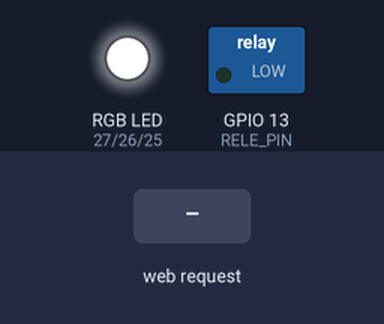
A sketch run on a simulated ESP32. On the bench: switched loads named in the sketch (green lamp = pin HIGH), an RGB LED mixed from three pins (HIGH = lit). The test bench sets the inputs (shaded band). WiFi joins after 1.5 s; servers stay silent unless stated; what the sketch prints to the serial monitor is not drawn.

Above: at 3.7 s.
3.8 s: HTTP request GET /rele?estado=1 received
At 4.1 s:
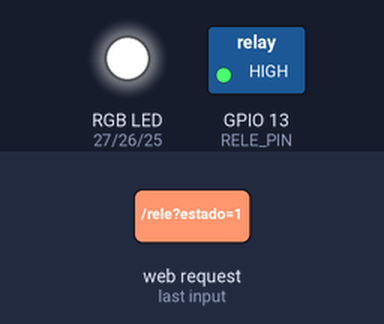
5.3 s: HTTP request GET /rgb?estado=1&r=1&g=1 received
At 6.4 s:
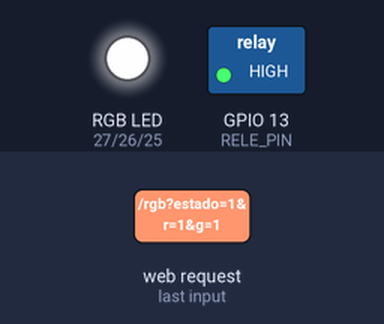
6.8 s: HTTP request GET /rele?estado=0 received
At 7.5 s:
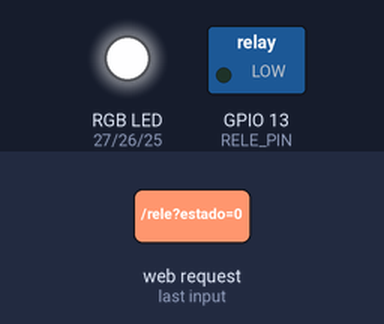
8.3 s: HTTP request GET /rgb?estado=120&r=120&g=120 received
At 8.7 s:
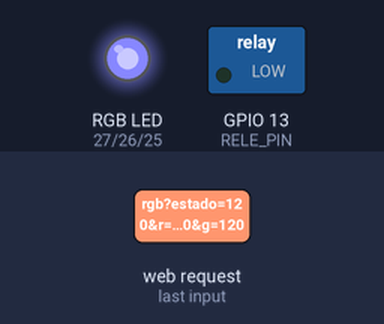
9.8 s: HTTP request GET /rele?estado=true received
At 11.0 s:
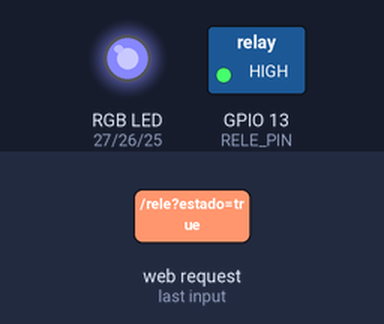
11.3 s: HTTP request GET /rele?estado=120 received
At 12.2 s:
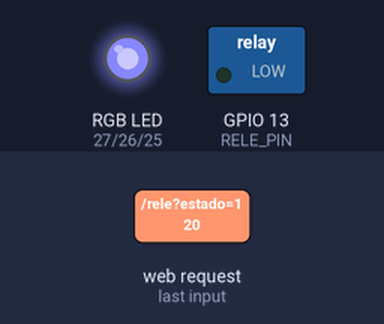
Timing chart, 0 to 13.8 s (numbered marks = the images above; inputs shaded):
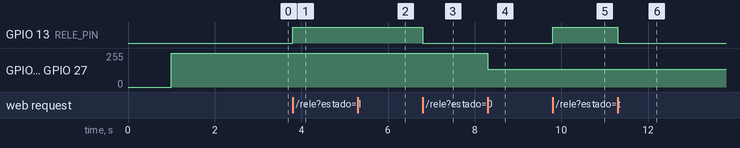

The sketch:

estacao_monitoramento_esp32.ino
```cpp
#include <WiFi.h>
#include <WebServer.h>
#include <DHT.h>

// ===============================
// CONFIGURAÇÕES DO WI-FI
// ===============================

const char* ssid = "Sua rede";
const char* password = "Sua senha";

// ===============================
// PINOS
// ===============================

#define DHT_PIN     33
#define DHT_TIPO    DHT11
#define LDR_PIN     39

#define BOTAO1_PIN  4
#define BOTAO2_PIN  0
#define BOTAO3_PIN  2
#define BOTAO4_PIN  15

#define RELE_PIN    13

#define RGB_R_PIN   27
#define RGB_G_PIN   26
#define RGB_B_PIN   25

// ===============================
// OBJETOS GLOBAIS
// ===============================

DHT dht(DHT_PIN, DHT_TIPO);
WebServer server(80);

bool releLigado = false;
int rgbR = 0, rgbG = 0, rgbB = 0;

// ===============================
// FUNÇÕES AUXILIARES DE HARDWARE
// ===============================

void aplicarRele(bool ligado) {
  digitalWrite(RELE_PIN, ligado ? HIGH : LOW);
  releLigado = ligado;
}

void aplicarRGB(int r, int g, int b) {
  analogWrite(RGB_R_PIN, 255 - r);
  analogWrite(RGB_G_PIN, 255 - g);
  analogWrite(RGB_B_PIN, 255 - b);
  rgbR = r; rgbG = g; rgbB = b;
}

// ===============================
// PÁGINA PRINCIPAL
// ===============================

void handleRoot() {

  String pagina = R"rawliteral(
<!DOCTYPE html>
<html>
<head>
  <meta charset="UTF-8">
  <meta name="viewport" content="width=device-width, initial-scale=1.0">
  <title>Estação de Monitoramento</title>
  <style>
    body {
      font-family: Arial, sans-serif;
      background-color: #f2f2f2;
      text-align: center;
      margin: 0;
      padding: 30px;
    }
    h1 { color: #222; }
    .card {
      background-color: white;
      padding: 20px;
      margin: 20px auto;
      max-width: 500px;
      border-radius: 10px;
      box-shadow: 0 2px 6px rgba(0,0,0,0.15);
      text-align: left;
    }
    .card h2 { margin-top: 0; text-align: center; }
    .linha { display: flex; justify-content: space-between; padding: 6px 0; border-bottom: 1px solid #eee; }
    .linha:last-child { border-bottom: none; }
    .valor { font-weight: bold; }
    .botoes-grid { display: flex; justify-content: space-around; margin-top: 10px; }
    .bolinha {
      width: 40px; height: 40px; border-radius: 50%;
      background: #ccc; display: flex; align-items: center; justify-content: center;
      font-weight: bold; color: white; margin: 0 auto 5px auto;
      transition: background 0.2s;
    }
    .bolinha.ativo { background: #2ecc71; }
    .botao-label { text-align: center; font-size: 13px; }
    button {
      padding: 10px 20px; border: none; border-radius: 6px;
      background-color: #3498db; color: white; font-size: 15px; cursor: pointer;
    }
    button.desligado { background-color: #7f8c8d; }
    button:hover { opacity: 0.9; }
    input[type=range] { width: 100%; }
    .preview {
      width: 60px; height: 60px; border-radius: 8px; margin: 10px auto;
      border: 2px solid #ccc;
    }
    .relay-row { display: flex; justify-content: space-between; align-items: center; }
  </style>
</head>
<body>

  <h1>Estação de Monitoramento IoT</h1>

  <div class="card">
    <h2>Sensores</h2>
    <div class="linha"><span>Temperatura</span><span class="valor" id="temp">--</span></div>
    <div class="linha"><span>Umidade</span><span class="valor" id="umid">--</span></div>
    <div class="linha"><span>Luminosidade</span><span class="valor" id="luz">--</span></div>
  </div>

  <div class="card">
    <h2>Botões</h2>
    <div class="botoes-grid">
      <div><div class="bolinha" id="b1">1</div><div class="botao-label">SW1</div></div>
      <div><div class="bolinha" id="b2">2</div><div class="botao-label">SW2</div></div>
      <div><div class="bolinha" id="b3">3</div><div class="botao-label">SW3</div></div>
      <div><div class="bolinha" id="b4">4</div><div class="botao-label">SW4</div></div>
    </div>
  </div>

  <div class="card">
    <h2>Relé</h2>
    <div class="relay-row">
      <span>Estado: <span class="valor" id="releStatus">--</span></span>
      <button id="btnRele" onclick="alternarRele()">Alternar</button>
    </div>
  </div>

  <div class="card">
    <h2>LED RGB</h2>
    <div class="preview" id="preview"></div>
    <label>R: <span id="valR">0</span></label>
    <input type="range" min="0" max="255" value="0" id="sliderR" oninput="atualizarPreview()" onchange="enviarRGB()">
    <label>G: <span id="valG">0</span></label>
    <input type="range" min="0" max="255" value="0" id="sliderG" oninput="atualizarPreview()" onchange="enviarRGB()">
    <label>B: <span id="valB">0</span></label>
    <input type="range" min="0" max="255" value="0" id="sliderB" oninput="atualizarPreview()" onchange="enviarRGB()">
  </div>

<script>
  let releLigado = false;

  function atualizarPreview() {
    const r = document.getElementById('sliderR').value;
    const g = document.getElementById('sliderG').value;
    const b = document.getElementById('sliderB').value;
    document.getElementById('valR').innerText = r;
    document.getElementById('valG').innerText = g;
    document.getElementById('valB').innerText = b;
    document.getElementById('preview').style.backgroundColor = `rgb(${r},${g},${b})`;
  }

  function enviarRGB() {
    const r = document.getElementById('sliderR').value;
    const g = document.getElementById('sliderG').value;
    const b = document.getElementById('sliderB').value;
    fetch(`/rgb?r=${r}&g=${g}&b=${b}`);
  }

  function alternarRele() {
    const novoEstado = releLigado ? 0 : 1;
    fetch(`/rele?estado=${novoEstado}`)
      .then(r => r.json())
      .then(dados => atualizarRele(dados.rele));
  }

  function atualizarRele(ligado) {
    releLigado = ligado;
    document.getElementById('releStatus').innerText = ligado ? 'Ligado' : 'Desligado';
    const btn = document.getElementById('btnRele');
    btn.classList.toggle('desligado', !ligado);
  }

  function atualizarStatus() {
    fetch('/dados')
      .then(r => r.json())
      .then(d => {
        document.getElementById('temp').innerText = (d.temperatura === null ? 'erro' : d.temperatura + ' °C');
        document.getElementById('umid').innerText = (d.umidade === null ? 'erro' : d.umidade + ' %');
        document.getElementById('luz').innerText = d.luminosidade_pct + ' % (' + d.luminosidade_raw + ')';

        document.getElementById('b1').classList.toggle('ativo', d.botao1);
        document.getElementById('b2').classList.toggle('ativo', d.botao2);
        document.getElementById('b3').classList.toggle('ativo', d.botao3);
        document.getElementById('b4').classList.toggle('ativo', d.botao4);

        atualizarRele(d.rele);
      })
      .catch(err => console.log('Erro ao buscar dados:', err));
  }

  atualizarStatus();
  setInterval(atualizarStatus, 2000);
</script>

</body>
</html>
)rawliteral";

  server.send(200, "text/html", pagina);
}

// ===============================
// /dados -> JSON com leituras atuais
// ===============================

void handleDados() {

  float temperatura = dht.readTemperature();
  float umidade = dht.readHumidity();

  int luzRaw = analogRead(LDR_PIN);
  int luzPct = map(luzRaw, 0, 4095, 0, 100);

  bool b1 = digitalRead(BOTAO1_PIN) == LOW;
  bool b2 = digitalRead(BOTAO2_PIN) == LOW;
  bool b3 = digitalRead(BOTAO3_PIN) == LOW;
  bool b4 = digitalRead(BOTAO4_PIN) == LOW;

  String json = "{";
  json += "\"temperatura\":" + (isnan(temperatura) ? String("null") : String(temperatura, 1)) + ",";
  json += "\"umidade\":" + (isnan(umidade) ? String("null") : String(umidade, 1)) + ",";
  json += "\"luminosidade_raw\":" + String(luzRaw) + ",";
  json += "\"luminosidade_pct\":" + String(luzPct) + ",";
  json += "\"botao1\":" + String(b1 ? "true" : "false") + ",";
  json += "\"botao2\":" + String(b2 ? "true" : "false") + ",";
  json += "\"botao3\":" + String(b3 ? "true" : "false") + ",";
  json += "\"botao4\":" + String(b4 ? "true" : "false") + ",";
  json += "\"rele\":" + String(releLigado ? "true" : "false") + ",";
  json += "\"rgb\":{\"r\":" + String(rgbR) + ",\"g\":" + String(rgbG) + ",\"b\":" + String(rgbB) + "}";
  json += "}";

  server.send(200, "application/json", json);
}

// ===============================
// /rele?estado=1|0 -> liga/desliga o relé
// ===============================

void handleRele() {
  if (server.hasArg("estado")) {
    String estado = server.arg("estado");
    aplicarRele(estado == "1" || estado == "true" || estado == "on");
  }
  server.send(200, "application/json", "{\"rele\":" + String(releLigado ? "true" : "false") + "}");
}

// ===============================
// /rgb?r=&g=&b= -> ajusta a cor do LED RGB
// ===============================

void handleRGB() {
  int r = rgbR, g = rgbG, b = rgbB;
  if (server.hasArg("r")) r = constrain(server.arg("r").toInt(), 0, 255);
  if (server.hasArg("g")) g = constrain(server.arg("g").toInt(), 0, 255);
  if (server.hasArg("b")) b = constrain(server.arg("b").toInt(), 0, 255);

  aplicarRGB(r, g, b);

  server.send(200, "application/json",
    "{\"r\":" + String(rgbR) + ",\"g\":" + String(rgbG) + ",\"b\":" + String(rgbB) + "}");
}

// ===============================
// CONFIGURAÇÃO
// ===============================

void setup() {

  Serial.begin(115200);
  delay(1000);

  Serial.println();
  Serial.println("================================");
  Serial.println("   ESTACAO DE MONITORAMENTO");
  Serial.println("================================");

  pinMode(BOTAO1_PIN, INPUT_PULLUP);
  pinMode(BOTAO2_PIN, INPUT_PULLUP);
  pinMode(BOTAO3_PIN, INPUT_PULLUP);
  pinMode(BOTAO4_PIN, INPUT_PULLUP);

  pinMode(RELE_PIN, OUTPUT);
  aplicarRele(false);

  pinMode(RGB_R_PIN, OUTPUT);
  pinMode(RGB_G_PIN, OUTPUT);
  pinMode(RGB_B_PIN, OUTPUT);
  aplicarRGB(0, 0, 0);

  dht.begin();

  WiFi.begin(ssid, password);
  Serial.print("Conectando ao Wi-Fi");
  while (WiFi.status() != WL_CONNECTED) {
    delay(500);
    Serial.print(".");
  }
  Serial.println();
  Serial.println("Wi-Fi conectado!");
  Serial.print("Endereco IP: ");
  Serial.println(WiFi.localIP());

  server.on("/", HTTP_GET, handleRoot);
  server.on("/dados", HTTP_GET, handleDados);
  server.on("/rele", HTTP_GET, handleRele);
  server.on("/rgb", HTTP_GET, handleRGB);

  server.begin();

  Serial.println("Servidor HTTP iniciado!");
  Serial.println("Acesse o IP acima pelo navegador.");
}

// ===============================
// LOOP PRINCIPAL
// ===============================

void loop() {
  server.handleClient();
}
```

Measured:
- after the input at 3.8 s, GPIO 13 (RELE_PIN): LOW → HIGH at once
- after the input at 5.3 s, GPIO 26 (RGB_G_PIN), GPIO 27 (RGB_R_PIN): 255/255 → 254/255 at once
- after the input at 6.8 s, GPIO 13 (RELE_PIN): HIGH → LOW at once
- after the input at 8.3 s, GPIO 26 (RGB_G_PIN), GPIO 27 (RGB_R_PIN): 254/255 → 135/255 at once
- after the input at 9.8 s, GPIO 13 (RELE_PIN): LOW → HIGH at once
- after the input at 11.3 s, GPIO 13 (RELE_PIN): HIGH → LOW at once
